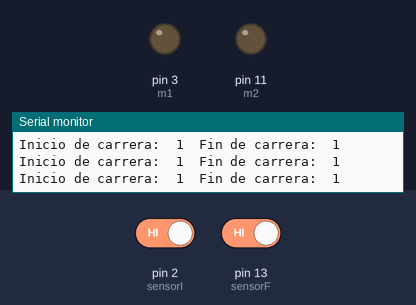
This sketch was run on a simulated Arduino Uno, built with avr-gcc and run on an emulated ATmega328P. Shown: output pins drawn as LEDs (lit = HIGH), the last lines printed to the serial monitor. The test bench sets the inputs (shaded band); at power-on: pin 2 (sensorI) HIGH, pin 13 (sensorF) HIGH.

Above: at 1.2 s.
1.3 s: pin 2 (sensorI) driven LOW
At 2.2 s:
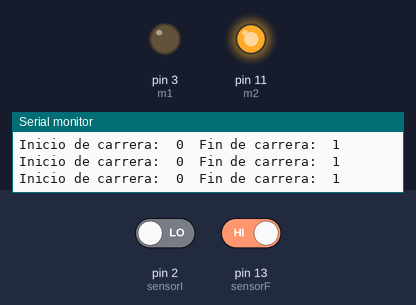
2.8 s: pin 2 (sensorI) driven HIGH and pin 13 (sensorF) driven LOW
At 4.1 s:
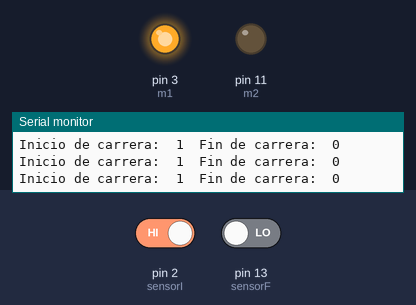
Timing chart, 0 to 5.8 s (numbered marks = the images above; inputs shaded):
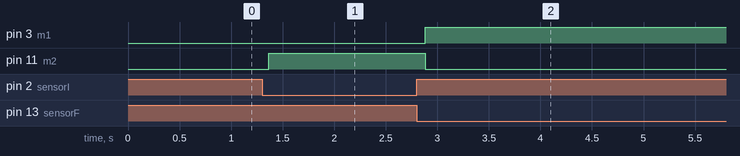

Measured:
- after the input at 1.3 s, pin 11 (m2): LOW → HIGH after 0.06 s
- after the input at 2.8 s, pin 3 (m1): LOW → HIGH after 0.08 s; pin 11 (m2): HIGH → LOW after 0.08 s

The sketch:

Falla_polea.ino
```cpp
//    Codigo para subir o bajar la polea en caso de error
byte m1 = 3;
byte m2 = 11;

byte sensorI = 2;
byte sensorF = 13;

void setup()
{
  Serial.begin(9600);
  pinMode(sensorI, INPUT);
  pinMode(sensorF, INPUT);
  pinMode(m1, OUTPUT);
  pinMode(m2, OUTPUT);
}

void bajar()
{
  digitalWrite(m1, HIGH);
  digitalWrite(m2, LOW);
}
void subir()
{
  digitalWrite(m1, LOW);
  digitalWrite(m2, HIGH);
}
void detener()
{
  digitalWrite(m1, LOW);
  digitalWrite(m2, LOW);
}

void loop()
{
  int inicio = digitalRead(sensorI);
  int fin = digitalRead(sensorF);

  Serial.print("Inicio de carrera:  ");
  Serial.print(inicio);
  Serial.print("  ");
  Serial.print("Fin de carrera:  ");
  Serial.println(fin);
  if (inicio == 0)
  {
    subir();
  }
  else if (fin == 0)
  {
    bajar();
  }

}
```
